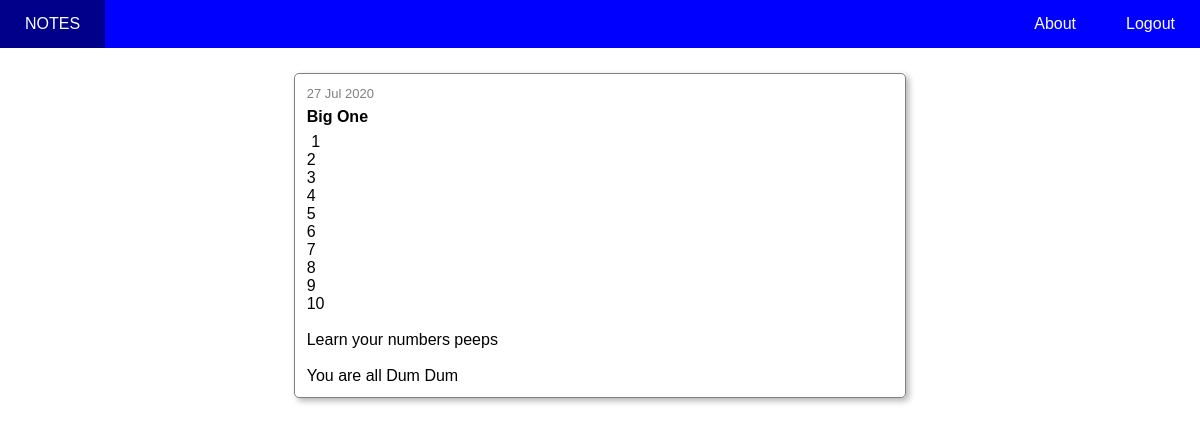
/note/6 (signed in), run on the app's committed database.
### notesapp/models.py (models this page shows, shortened)
class Note(db.Model):
    id = db.Column(db.Integer, primary_key=True)
    title = db.Column(db.String(100), nullable=False)
    date_created = db.Column(db.DateTime, nullable=False, default=datetime.utcnow)
    content = db.Column(db.Text, nullable=False)
    user_id = db.Column(db.Integer, db.ForeignKey('user.id'), nullable=False)

### notesapp/routes.py (the view)
@app.route('/note/<int:note_id>', methods=['GET', 'POST'])
def note(note_id):
    note = Note.query.get_or_404(note_id)
    return render_template('note.html', note=note, title=note.title)

### notesapp/models.py (called while the page is built)
@login_manager.user_loader
def load_user(user_id):
    return User.query.get(int(user_id))

### notesapp/templates/note.html
{% extends 'base.html' %}
{% block content %}
    <div class="notes-home">
        <div class="prevNotes">
            <div class="prevnote" >
                <p> {{ note.date_created.strftime("%d %b %Y") }} </p>
                <h4>{{ note.title }}</h4>
                <pre> {{ note.content }} </pre>
            </div>
        </div>
    </div>
{% endblock %}

### notesapp/static/styles/main.css (style rules this page uses)
* { margin: 0; padding: 0; border: 0; outline: 0; vertical-align: baseline; font-family: Arial, Helvetica, sans-serif; --Blue: #0000ff; --EerieBlack: #1D201F; --White: #FFF; }

### notesapp/static/styles/login-register.css (style rules this page uses)
* { margin: 0; padding: 0; border: 0; outline: 0; vertical-align: baseline; font-family: Arial, Helvetica, sans-serif; --Blue: #0000ff; --EerieBlack: #1D201F; --White: #FFF; }

### notesapp/static/styles/home.css (style rules this page uses)
.notes-home { width: 100%; max-width: 650px; margin: 0 auto; margin-right: auto; }
.prevNotes { width: 95%; padding: 10px; margin: 5px auto; }
.prevnote { position: relative; width: 95%; margin: 10px auto; padding: 12px; border: 1px solid gray; border-radius: 5px; box-shadow: 3px 3px 6px rgb(180, 180, 180); }
.prevnote h4 { margin: 7px; margin-left: 0; }
.prevnote p { font-size: small; color: gray; }

### data on the page
Note: date_created "27 Jul 2020", title "Big One", content "1 2 3 4 5 6 7 8 9 10 Learn your numbers peeps You are all Dum Dum"
